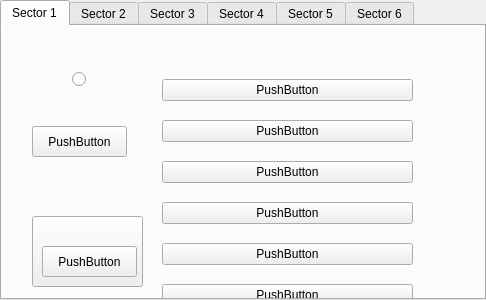
<?xml version="1.0" encoding="UTF-8"?>
<ui version="4.0">
 <class>TabWidget</class>
 <widget class="QTabWidget" name="TabWidget">
  <property name="geometry">
   <rect>
    <x>0</x>
    <y>0</y>
    <width>486</width>
    <height>300</height>
   </rect>
  </property>
  <property name="windowTitle">
   <string>TabWidget</string>
  </property>
  <property name="currentIndex">
   <number>0</number>
  </property>
  <widget class="QWidget" name="sector1_tab">
   <attribute name="title">
    <string>Sector 1</string>
   </attribute>
   <widget class="QWidget" name="gridLayoutWidget">
    <property name="geometry">
     <rect>
      <x>160</x>
      <y>40</y>
      <width>251</width>
      <height>255</height>
     </rect>
    </property>
    <layout class="QGridLayout" name="gridLayout">
     <item row="0" column="0">
      <widget class="QPushButton" name="pushButton">
       <property name="text">
        <string>PushButton</string>
       </property>
      </widget>
     </item>
     <item row="4" column="0">
      <widget class="QPushButton" name="pushButton_5">
       <property name="text">
        <string>PushButton</string>
       </property>
      </widget>
     </item>
     <item row="1" column="0">
      <widget class="QPushButton" name="pushButton_3">
       <property name="text">
        <string>PushButton</string>
       </property>
      </widget>
     </item>
     <item row="3" column="0">
      <widget class="QPushButton" name="pushButton_4">
       <property name="text">
        <string>PushButton</string>
       </property>
      </widget>
     </item>
     <item row="2" column="0">
      <widget class="QPushButton" name="pushButton_6">
       <property name="text">
        <string>PushButton</string>
       </property>
      </widget>
     </item>
     <item row="5" column="0">
      <widget class="QPushButton" name="pushButton_2">
       <property name="text">
        <string>PushButton</string>
       </property>
      </widget>
     </item>
    </layout>
   </widget>
   <widget class="QPushButton" name="pushButton_7">
    <property name="geometry">
     <rect>
      <x>30</x>
      <y>100</y>
      <width>95</width>
      <height>31</height>
     </rect>
    </property>
    <property name="text">
     <string>PushButton</string>
    </property>
   </widget>
   <widget class="QRadioButton" name="quad">
    <property name="geometry">
     <rect>
      <x>70</x>
      <y>40</y>
      <width>31</width>
      <height>26</height>
     </rect>
    </property>
    <property name="text">
     <string/>
    </property>
   </widget>
   <widget class="QPushButton" name="pushButton_8">
    <property name="geometry">
     <rect>
      <x>30</x>
      <y>190</y>
      <width>111</width>
      <height>71</height>
     </rect>
    </property>
    <property name="text">
     <string>PushButton</string>
    </property>
   </widget>
   <widget class="QPushButton" name="pushButton_9">
    <property name="geometry">
     <rect>
      <x>40</x>
      <y>220</y>
      <width>95</width>
      <height>31</height>
     </rect>
    </property>
    <property name="text">
     <string>PushButton</string>
    </property>
   </widget>
   <zorder>gridLayoutWidget</zorder>
   <zorder>pushButton_7</zorder>
   <zorder>pushButton_8</zorder>
   <zorder>pushButton_9</zorder>
   <zorder>quad</zorder>
  </widget>
  <widget class="QWidget" name="sector2_tab">
   <attribute name="title">
    <string>Sector 2</string>
   </attribute>
  </widget>
  <widget class="QWidget" name="sector3_tab">
   <attribute name="title">
    <string>Sector 3</string>
   </attribute>
  </widget>
  <widget class="QWidget" name="sector4_tab">
   <attribute name="title">
    <string>Sector 4</string>
   </attribute>
  </widget>
  <widget class="QWidget" name="sector5_tab">
   <attribute name="title">
    <string>Sector 5</string>
   </attribute>
  </widget>
  <widget class="QWidget" name="sector6_tab">
   <attribute name="title">
    <string>Sector 6</string>
   </attribute>
  </widget>
 </widget>
 <resources/>
 <connections/>
</ui>
